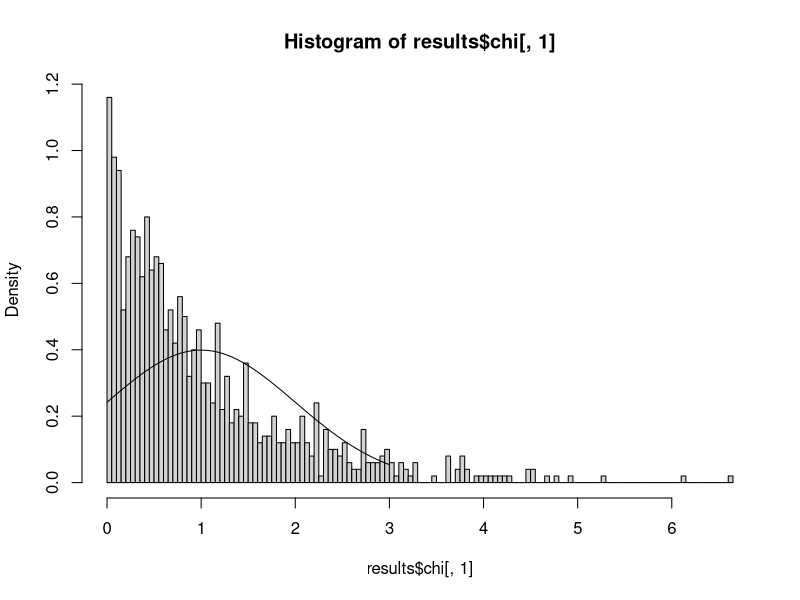
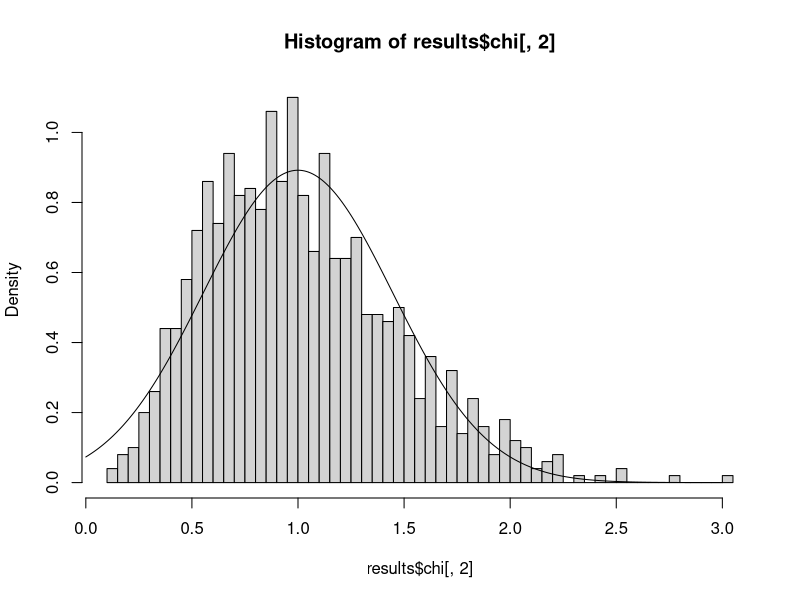
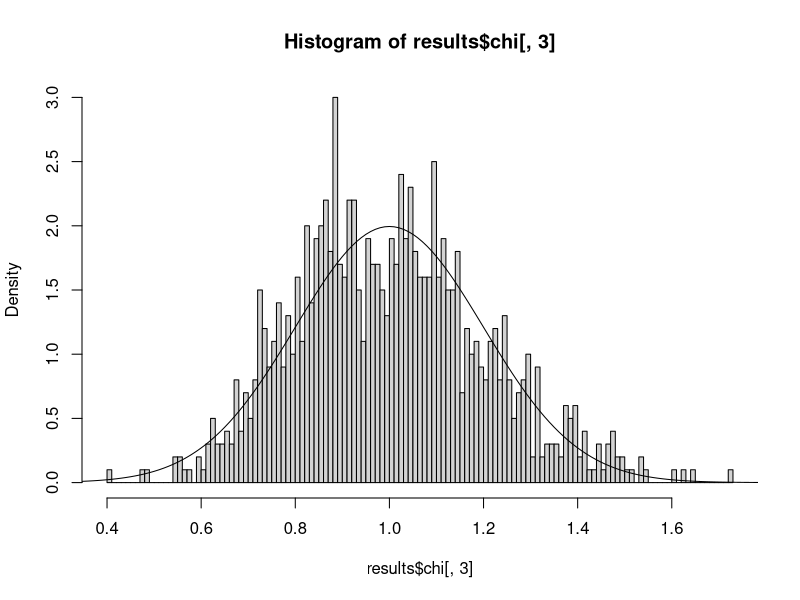
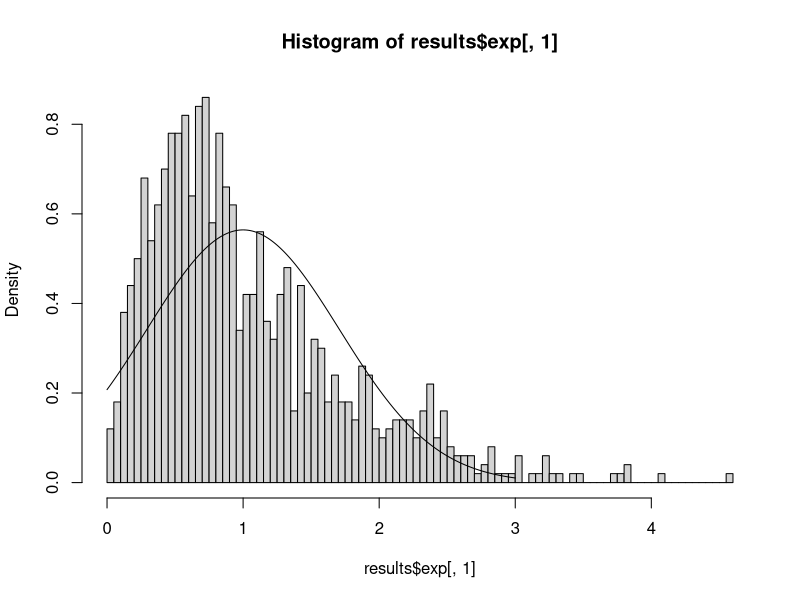
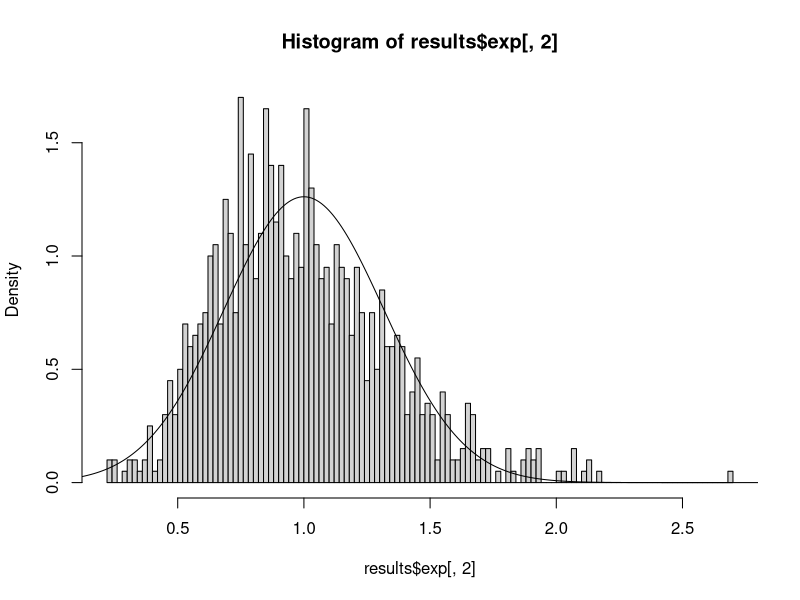
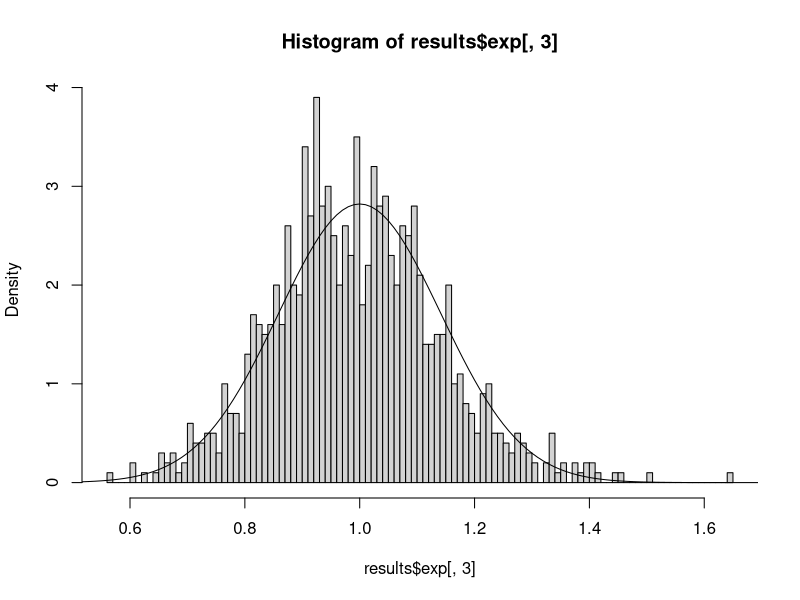
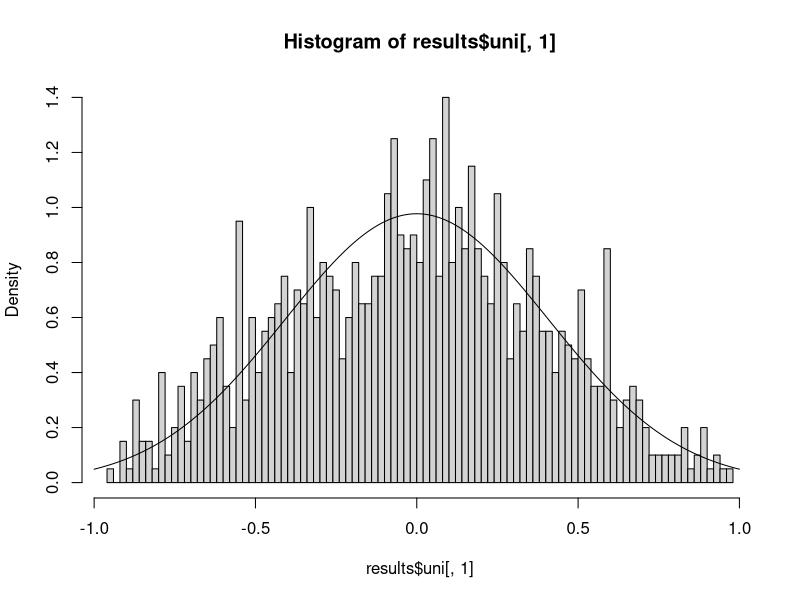
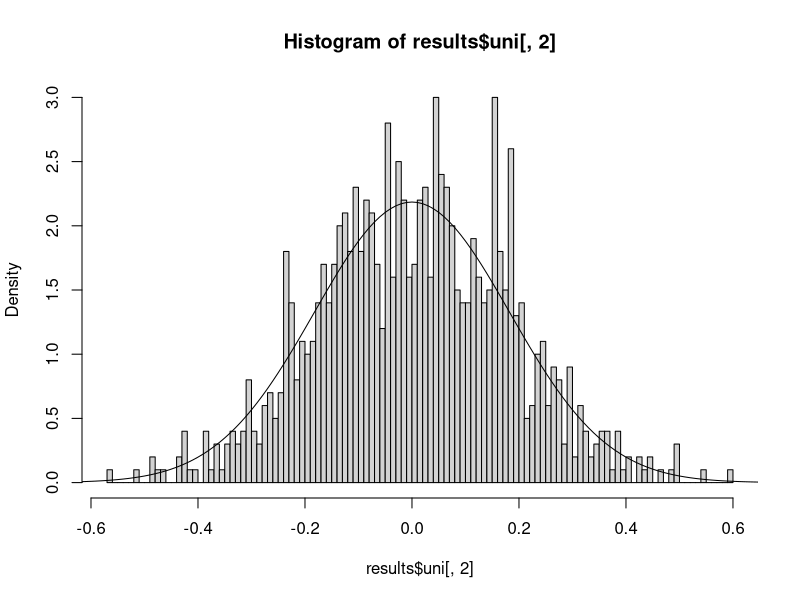

Write the R code that produced these figures, in order.
# Homework 2 - sampling distributions
# task 1: generate random 2, 10, 50 samples from: 
# chisquare(k=1);
# uniform(-1:1)
# Lognorm(1,1)
# task 2: compute the means of the samples
# task 3: compute the mean of each sample size and function 1000 times;
# calculate theoretic asymptotic sampling (mean) distribution from formula for each
# draw and see how close

# To avoid repeating code, iteration is abstracted using callbacks
nsize_repeat <- function(nsizes, params, times) {
  sapply(nsizes, function(i) {
    params$n <- i
    sapply(1:times, function(j) mean(params$cb(params)))
  })
}
# Callbacks for each type of distribution
chi_callback <- function(params) {
  rchisq(params$n, params$df)
}
exp_callback <- function(params) {
  rexp(params$n, params$rate)
}
uni_callback <- function(params) {
  runif(params$n, params$min, params$max)
}
lnm_callback <- function(params) {
  rlnorm(params$n, params$meanlog, params$sdlog)
}
# Sample parameters for each distribution
config = list(
  chi=list(cb=chi_callback,df=1),
  exp=list(cb=exp_callback,rate=1),
  uni=list(cb=uni_callback,min=-1,max=1),
  lnm=list(cb=lnm_callback,meanlog=1,sdlog=1)
)
nsizes = c(2,10,50)
# Getting one result
times = 20
lapply(config, function(i) nsize_repeat(nsizes, i, times))
# Getting 1000 results
times = 1000
results <- lapply(config, function(i) nsize_repeat(nsizes, i, times))

# NOTE: THE TASK HAS A FORMULA THAT USES VARIANCE, WHILE R TAKES DEVIATION!!!!
# Nowhere does it fucking say that the formula uses variance
# had to figure it out myself.

# THEORETICAL VALUES:
# Chi: mean = k; variance = 2k; Theoretical: N(k, 2k/n)
# k = 1; var = 2; N(1, sqrt(2/n))
xax = seq(0,3,0.01)
y <- dnorm(xax, 1, sqrt(2/2))
hist(results$chi[,1],freq=FALSE,breaks=100)
lines(xax,y)
y <- dnorm(xax, 1, sqrt(2/10))
hist(results$chi[,2],freq=FALSE,breaks=100)
lines(xax,y)
y <- dnorm(xax, 1, sqrt(2/50))
hist(results$chi[,3],freq=FALSE,breaks=100)
lines(xax,y)
# Exp: mean = 1/rate; variance = 1/rate^2; Theoretical: N(1/rate, (1/rate)^2/n)
# mean = 1/1 = 1; var = 1/1 = 1; N(1, sqrt(1/n))
y <- dnorm(xax, 1, sqrt(1/2))
hist(results$exp[,1],freq=FALSE,breaks=100)
lines(xax,y)
y <- dnorm(xax, 1, sqrt(1/10))
hist(results$exp[,2],freq=FALSE,breaks=100)
lines(xax,y)
y <- dnorm(xax, 1, sqrt(1/50))
hist(results$exp[,3],freq=FALSE,breaks=100)
lines(xax,y)
# Uni: mean = (max-min)/2; variance = 1/12(max-min)^2; Th: N(mean, var/n)
# mean = 0; var = 4/3; N(1, sqrt(4/3n))
xax = seq(-1,1,0.01)
y <- dnorm(xax, 0, sqrt(1/6))
hist(results$uni[,1],freq=FALSE,breaks=100)
lines(xax,y)
y <- dnorm(xax, 0, sqrt(1/30))
hist(results$uni[,2],freq=FALSE,breaks=100)
lines(xax,y)
y <- dnorm(xax, 0, sqrt(1/150))
hist(results$uni[,3],freq=FALSE,breaks=100)
lines(xax,y)
# Lnm(mu, sig)
# mean: exp[mu + sig^2/n] = exp[1+1/n]
# var (exp[sig^2]-1)*exp[2*mu+sig^2] = (exp[1]-1) * exp[2 * 1 + 1)]
lnm_mean <- exp(1+1/2)
lnm_var <- (exp(1) - 1) * exp(3)
# mean = 1; variance = 1; sd = 1; N(1, sqrt(1/n))
xax = seq(0,10,0.01)
y <- dnorm(xax, lnm_mean, sqrt(lnm_var/2))
hist(results$lnm[,1],freq=FALSE,breaks=100)
lines(xax,y)
y <- dnorm(xax, lnm_mean, sqrt(lnm_var/10))
hist(results$lnm[,2],freq=FALSE,breaks=100)
lines(xax,y)
y <- dnorm(xax, lnm_mean, sqrt(lnm_var/50))
hist(results$lnm[,3],freq=FALSE,breaks=100)
lines(xax,y)

# Is 1000 enough?
nsizes <- c(100)
times <- 1000
new_data <- lapply(config, function(i) nsize_repeat(nsizes, i, times))
# chi
xax = seq(0,3,0.01)
y <- dnorm(xax, 1, sqrt(2/100))
hist(new_data$chi[,1],freq=FALSE,breaks=100)
lines(xax,y)
# exp
y <- dnorm(xax, 1, sqrt(1/100))
hist(new_data$exp[,1],freq=FALSE,breaks=100)
lines(xax,y)
# uni
xax = seq(-1,1,0.01)
y <- dnorm(xax, 0, sqrt(1/300))
hist(new_data$uni[,1],freq=FALSE,breaks=100)
lines(xax,y)
# lnm
xax = seq(0,10,0.01)
y <- dnorm(xax, lnm_mean, sqrt(lnm_var/100))
hist(new_data$lnm[,1],freq=FALSE,breaks=100)
lines(xax,y)

